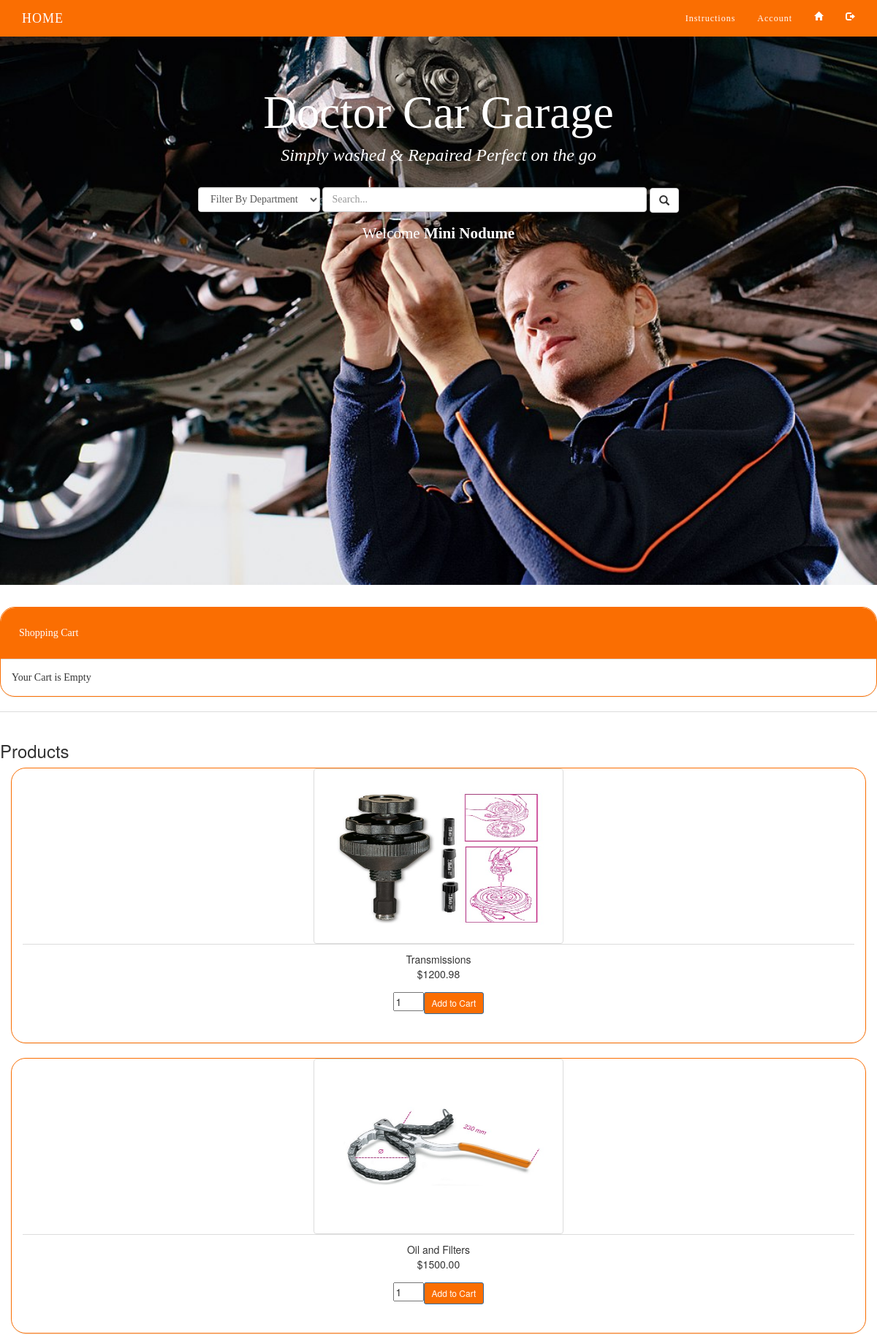
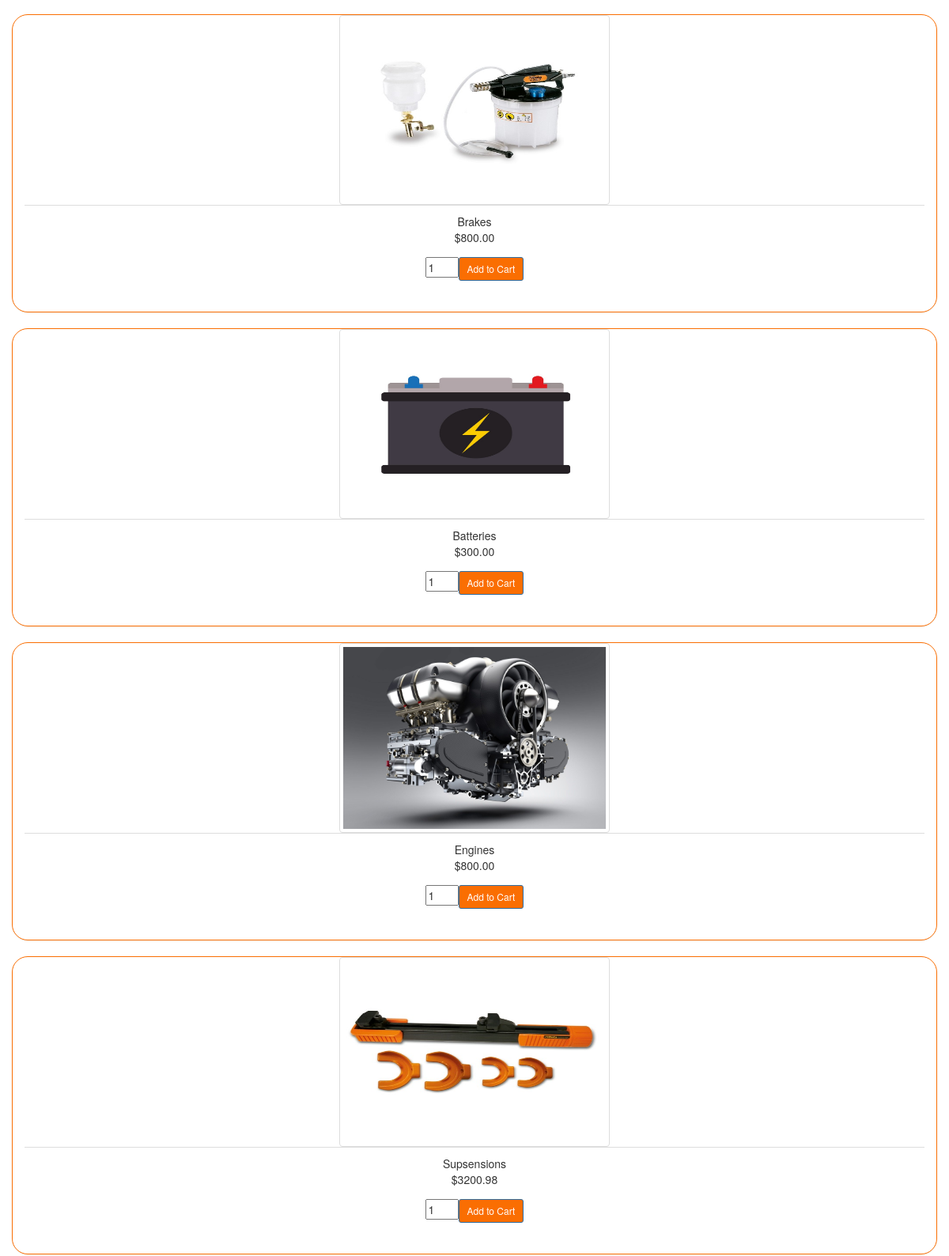
Screenshot of /pages/welcome.php (signed in, upper part) with the database file from the repository (2 pictures, top to bottom).
### tables this page shows
CREATE TABLE `product` (
  `product_id` int(8) NOT NULL,
  `name` varchar(50) NOT NULL,
  `code` varchar(50) NOT NULL,
  `image` text NOT NULL,
  `price` double(10,2) NOT NULL
);

### db/dbcontroller.php (called while the page is built, shortened)
<?php
class DBController {
	private $host = "localhost";
	private $user = "root";
	private $password = "";
	private $database = "doctorcar_db";
	private $conn;
	function __construct() {
		$this->conn = $this->connectDB();
	}
	function connectDB() {
		$conn = mysqli_connect($this->host,$this->user,$this->password,$this->database);
		return $conn;
	}
	function runQuery($query) {
		$result = mysqli_query($this->conn,$query);
		while($row=mysqli_fetch_assoc($result)) {
			$resultset[] = $row;
		}
		if(!empty($resultset))
			return $resultset;
	}
}
?>

### pages/welcome.php (the view, shortened to what this page needs)
<?php
require_once("../db/dbcontroller.php");
$db_handle = new DBController();
?>
<html lang="en">
<head>
  <link rel="stylesheet" href="../css/bootstrap.min.css">
  <link rel="stylesheet" href="https://maxcdn.bootstrapcdn.com/bootstrap/3.3.7/css/bootstrap.min.css">
  <link type="text/css" rel="stylesheet" href="../css/styles.css"/>
</head>
<body id="myPage" data-spy="scroll" data-target=".navbar" data-offset="60">
  <nav class="navbar navbar-default navbar-fixed-top">
    <div class="container">
      <div class="navbar-header">
        <a class="navbar-brand" href="#myPage">HOME</a>
      </div>
      <div class="collapse navbar-collapse" id="myNavbar">
        <ul class="nav navbar-nav navbar-right">
          <li ><a href="instructions.php">Instructions</a></li>
          <li><a href="#account">Account</a></li>
          <li><a href="welcome.php" data-toggle="tooltip" title="Go back Home"><span class="glyphicon glyphicon-home"></span></a></li>
          <li><a href="logout.php" data-toggle="tooltip" title="Log Out"><span class="glyphicon glyphicon-log-out"></span></a></li>
        </ul>
      </div>
    </div>
  </nav>
    <div class="jumbotron text-center">
      <h1>Doctor Car Garage</h1>
      <h6 style="font-size: 24px;"><i>Simply washed & Repaired Perfect on the go</i></h6>
      <br>
      <form action="#" method="post" class="form-inline">
          <select class="form-control">
              <option name="--Select--">Filter By Department</option>
          </select>
      <input type="text" class="form-control" size="50" placeholder="Search..." required>
      <a href="#"><button type="button" class="btn btn-default glyphicon glyphicon-search"></button></a>
    </form>
    <?php if (isset($_SESSION["id"])): ?>
      <p style="color: white;">
        Welcome <strong><?php echo $_SESSION["firstName"]; echo " "; echo $_SESSION["lastName"];?></strong></p>
    <?php endif ?>
  </div>
  <div id="shopping-cart">
    <div class="panel panel-default">
      <div class="panel-heading">
        <div class="txt-heading">Shopping Cart</div>
      </div>
      <div class="panel-body">
        <?php
if(isset($_SESSION["cart_item"])){
    $total_quantity = 0;
    $total_price = 0;
?>
<table class="tbl-cart" cellpadding="10" cellspacing="1">
<tbody>
<tr>
<th style="text-align:left;">Name</th>
<th style="text-align:left;">Code</th>
<th style="text-align:right;" width="5%">Quantity</th>
<th style="text-align:right;" width="5%">Unit Price</th>
<th style="text-align:right;" width="10%">Price</th>
<th style="text-align:center;" width="10%">Remove</th>
<th style="text-align:center;" width="10%">Cart</th>
</tr>
<?php
    foreach ($_SESSION["cart_item"] as $item){
        $item_price = $item["quantity"]*$item["price"];
    ?>
        <tr>
        <td><img src="<?php echo $item["image"]; ?>" class="cart-item-image img-thumbnail img-sm" style="width: 10%; height: 10%;"/><?php echo $item["name"]; ?></td>
        <td><?php echo $item["code"]; ?></td>
        <td style="text-align:right;"><?php echo $item["quantity"]; ?></td>
        <td  style="text-align:right;"><?php echo "$ ".$item["price"]; ?></td>
        <td  style="text-align:right;"><?php echo "$ ". number_format($item_price,2); ?></td>
        <td style="text-align:center;"><a href="welcome.php?action=remove&code=<?php echo $item["code"]; ?>" class="btnRemoveAction"><img src="icon-delete.png" alt="Remove Item" /></a></td>
        </tr>
        <?php
        $total_quantity += $item["quantity"];
        $total_price += ($item["price"]*$item["quantity"]);
    }
    ?>
<tr>
<td colspan="2" align="right">Total:</td>
<td align="right"><?php echo $total_quantity; ?></td>
<td align="right" colspan="2">
  <strong><?php echo "$ ".number_format($total_price, 2); ?></strong>
</td>
<td></td>
<td>
  <span style="text-align: right;">
        <?php $Checkout = '<a href="payments.php"><button class="btn btn-md btn-success">Checkout</button></a>';
        echo $Checkout; ?>
      </span>
        <a id="btnEmpty" href="welcome.php?action=empty"><button class="btn btn-md btn-danger ">Empty Cart</button></a>
</td>
</tr>
<tr>
</tr>
</tbody>
</table>
  <?php
} else {
?>
<div class="no-records">Your Cart is Empty</div>
<?php
}
?>
</div>
      </div>
      <div class="panel-footer">
      </div>
    </div>
<div id="product-grid">
  <div class="txt-heading"><h3>Products</h3></div>
  <?php
  $product_array = $db_handle->runQuery("SELECT * FROM product ORDER BY product_id ASC LIMIT 30");
  if (!empty($product_array)) {
    foreach($product_array as $key=>$value){
  ?>
  <div class="panel panel-default text-center container">
    <div class="product-item">
      <form method="post" action="welcome.php?action=add&code=<?php echo $product_array[$key]["code"]; ?>">
      <div class="product-image"><img src="<?php echo $product_array[$key]["image"]; ?>" class="img-thumbnail img-sm" style="width: 30%; height: 30%;"></div>
      <div class="product-tile-footer panel-footer">
      <div class="product-title"><?php echo $product_array[$key]["name"]; ?></div>
      <div class="product-price"><?php echo "$".$product_array[$key]["price"]; ?></div>
      <div class="cart-action"><input type="text" class="product-quantity" name="quantity" value="1" size="2" /><input type="submit" value="Add to Cart" class="btnAddAction btn btn-primary btn-sm"/></div>
      </div>
      </form>
    </div>
  </div>
  <?php
    }
  }
  ?>
</div>
  </body>
</html>

### css/styles.css (style rules this page uses)
.jumbotron { background-color: #fa6e02; height: 100%; color: #fff; padding: 100px 25px; font-family: Comic Sans, Comic Sans MS, cursive; background-image: url("../images/slide/slide6.jpg"); background-size: cover; width: 100%; height: 100%; }
.panel { border: 1px solid #fa6e02; border-radius:20px !important; transition: box-shadow 0.5s; }
.panel-body { font-family: New Century Schoolbook, serif; }
.panel-heading { color: #fff !important; background-color: #fa6e02 !important; padding: 25px; border-bottom: 1px solid transparent; font-family: Florence, cursive; border-top-left-radius: 20px; border-top-right-radius: 20px; border-bottom-left-radius: 0px; border-bottom-right-radius: 0px; }
.panel-footer { background-color: white !important; }
.panel-footer .btn { margin: 15px 0; background-color: #fa6e02; color: #fff; }
.navbar { margin-bottom: 0; background-color: #fa6e02; z-index: 9999; border: 0; font-size: 12px !important; line-height: 1.42857143 !important; letter-spacing: 1px; border-radius: 0; font-family:Parkavenue, cursive;; }
.navbar li a, .navbar .navbar-brand { color: #fff !important; }

### rows the page displays
product: image (picture), name "Transmissions", price "1200.98"
product: image (picture), name "Oil and Filters", price "1500.00"
product: image (picture), name "Brakes", price "800.00"
product: image (picture), name "Batteries", price "300.00"
product: image (picture), name "Engines", price "800.00"
product: image (picture), name "Supsensions", price "3200.98"

### other values shown
$_SESSION["firstName"] "Mini"
$_SESSION["lastName"] "Nodume"
